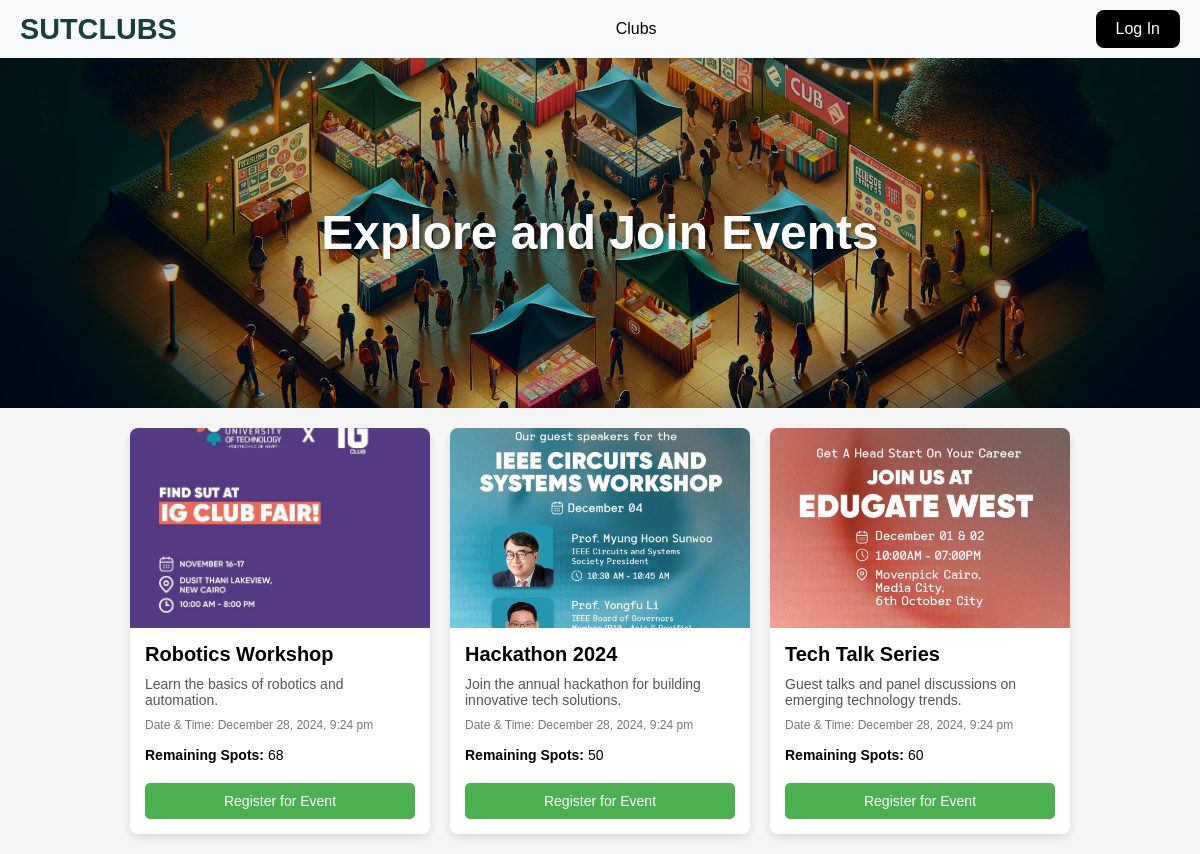
Screenshot of /events.php with the database file from the repository.
### tables this page shows
CREATE TABLE `events` (
  `id` int NOT NULL,
  `title` varchar(255) NOT NULL,
  `description` text,
  `date_time` datetime DEFAULT NULL,
  `photo_url` varchar(255) DEFAULT NULL,
  `max_registrations` int DEFAULT '0',
  `current_registrations` int DEFAULT '0',
  `club_id` int DEFAULT NULL,
  PRIMARY KEY (`id`),
  KEY `fk_club_events` (`club_id`),
  CONSTRAINT `fk_club_events` FOREIGN KEY (`club_id`) REFERENCES `clubs` (`id`) ON DELETE CASCADE
);

### events.php (the view, shortened to what this page needs)
<?php
$config = require 'config.php';
$conn = mysqli_connect("localhost", "root", $config['password'], "sutclubs");
$query = mysqli_query($conn, "SELECT * FROM events ORDER BY date_time DESC");
?>
<!DOCTYPE html>
<html lang="en">
<head>
    <link rel="stylesheet" href="EVENTS.css">
</head>
<body>
    <header class="navbar">
        <div class="logo">SUTCLUBS</div>
        <nav class="nav-center">
            <a href="homePage.php" class="nav-item">Clubs</a>
        </nav>
        <div class="nav-right">
            <a href="./LogInPage.html" class="signup-button">Log In</a>
        </div>
    </header>
    <section class="hero">
        <img src="uploads/webProject1.webp" alt="Hero Image" class="hero-image">
        <div class="hero-text">Explore and Join Events</div>
    </section>
    <section class="event-cards-container">
        <?php
        if (mysqli_num_rows($query) > 0):
            while ($row = mysqli_fetch_assoc($query)):
                $remainingSpots = $row["max_registrations"] - $row["current_registrations"];
        ?>
            <div class="event-card">
                <div class="event-image-container">
                    <img src="<?= htmlspecialchars($row["photo_url"]) ?>" alt="<?= htmlspecialchars($row["title"]) ?> Event" class="event-image">
                </div>
                <div class="event-content">
                    <h2 class="event-title"><?= htmlspecialchars($row["title"]) ?></h2>
                    <p class="event-description"><?= htmlspecialchars($row["description"]) ?></p>
                    <p class="event-date-time">Date & Time: <?= date("F j, Y, g:i a", strtotime($row["date_time"])) ?></p>
                    <p class="event-registration-info">
                        <?php if ($remainingSpots > 0): ?>
                            <strong>Remaining Spots:</strong> <?= $remainingSpots ?>
                        <?php else: ?>
                            <strong>Event Full</strong>
                        <?php endif; ?>
                    </p>
                    <?php if ($remainingSpots > 0): ?>
                        <button class="register-button" data-event-id="<?= htmlspecialchars($row["id"]) ?>">Register for Event</button>
                    <?php else: ?>
                        <button disabled class="register-button">Event Full</button>
                    <?php endif; ?>
                </div>
            </div>
        <?php
            endwhile;
        else:
        ?>
            <p>No events found.</p>
        <?php
        endif;
        ?>
    </section>
</body>
</html>

### EVENTS.css (style rules this page uses)
* { margin: 0; padding: 0; box-sizing: border-box; }
body { font-family: Arial, sans-serif; background-color: #f5f5f5; }
.navbar { display: flex; align-items: center; justify-content: space-between; padding: 10px 20px; background-color: #f8f9fa; }
.nav-center { display: flex; gap: 15px; flex-grow: 1; justify-content: center; }
.nav-item { font-size: 16px; font-weight: 500; cursor: pointer; text-decoration: none; color: black; }
.nav-right { display: flex; gap: 10px; justify-content: flex-end; }
.signup-button { padding: 10px 20px; background-color: black; color: white; border-radius: 8px; font-size: 16px; font-weight: 500; cursor: pointer; text-decoration: none; }
.logo { font-size: 1.8rem; font-weight: 700; color: #1a3d3d; text-decoration: none; }
.hero { position: relative; width: 100%; height: 350px; overflow: hidden; }
.hero-image { width: 100%; height: 100%; object-fit: cover; filter: brightness(70%) contrast(1.1); }
.hero-text { position: absolute; top: 50%; left: 50%; transform: translate(-50%, -50%); color: #fff; text-align: center; font-size: 3rem; font-weight: 700; line-height: 1.3; text-shadow: 2px 2px 4px rgba(0, 0, 0, 0.5); }
.event-cards-container { display: flex; flex-wrap: wrap; gap: 20px; padding: 20px; justify-content: center; }
.event-card { background-color: white; border-radius: 8px; overflow: hidden; width: 300px; box-shadow: 0 4px 8px rgba(0, 0, 0, 0.1); transition: transform 0.3s ease; }
.event-image-container { width: 100%; height: 200px; overflow: hidden; }
.event-image { width: 100%; height: 100%; object-fit: cover; }
.event-content { padding: 15px; }
.event-title { font-size: 20px; font-weight: bold; margin-bottom: 10px; }
.event-description { font-size: 14px; color: #555; margin-bottom: 10px; }
.event-date-time { font-size: 12px; color: #777; margin-bottom: 15px; }
.event-registration-info { font-size: 14px; margin-bottom: 10px; }
.register-button { background-color: #4CAF50; color: white; padding: 10px 15px; border: none; border-radius: 5px; text-decoration: none; font-size: 14px; text-align: center; display: inline-block; cursor: pointer; width: 100%; margin-top: 10px; }

### rows the page displays
events: photo_url (picture), title "Robotics Workshop", description "Learn the basics of robotics and automation.", date_time "December 28, 2024, 9:24 pm", remainingSpots "68"
events: photo_url (picture), title "Hackathon 2024", description "Join the annual hackathon for building innovative tech solutions.", date_time "December 28, 2024, 9:24 pm", current_registrations "50"
events: photo_url (picture), title "Tech Talk Series", description "Guest talks and panel discussions on emerging technology trends.", date_time "December 28, 2024, 9:24 pm", remainingSpots "60"
